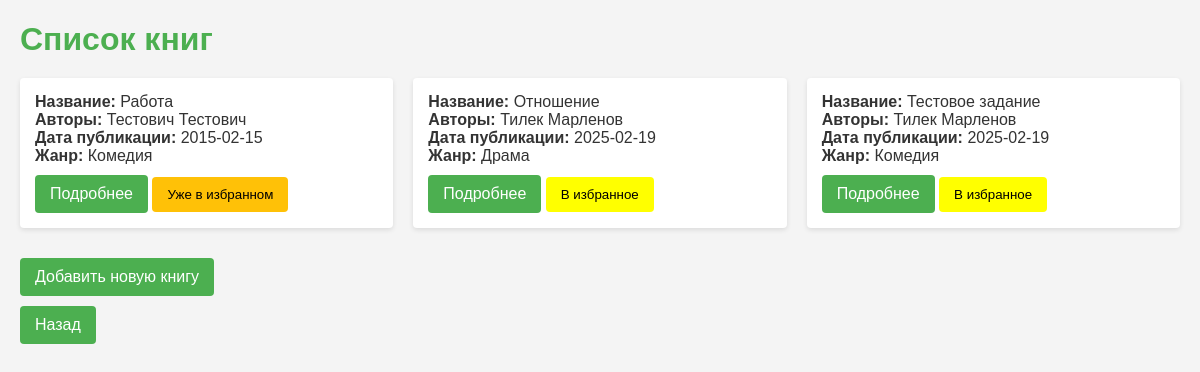
Page /books/ (signed in) on the committed database.
### app/models.py (models this page shows, shortened)
class Book(models.Model):
    title = models.CharField("Название", max_length=100)
    summary = models.TextField("Краткое содержание", blank=True, null=True)
    isbn = models.IntegerField("ISBN", unique=True)
    author = models.ManyToManyField(Author, verbose_name="Автор")
    publication_date = models.DateField("Дата публикации")
    genre = models.ManyToManyField(Genre, verbose_name="Жанр")
    class Meta:
        verbose_name = "Книга"
        verbose_name_plural = "Книги"

class Author(models.Model):
    first_name = models.CharField("Имя", max_length=50)
    last_name = models.CharField("Фамилия", max_length=50)
    biography = models.TextField("Биография")
    date_of_birth = models.DateField("Дата рождения", null=True, blank=True)
    date_of_death = models.DateField("Дата смерти", null=True, blank=True)
    class Meta:
        verbose_name = "Автор"
        verbose_name_plural = "Авторы"

class Genre(models.Model):
    name = models.CharField(max_length=50, unique=True)

### app/views.py (the view)
# urls.py: path('books/', BookListView.as_view(), name='book_list'),
class BookListView(ListView):
    model = Book
    template_name = 'book_list.html'
    context_object_name = 'books'
    def get_context_data(self, **kwargs):
        context = super().get_context_data(**kwargs)
        favorite_books = FavoriteBook.objects.filter(user=self.request.user).values_list('book_id', flat=True)
        context['favorite_books'] = favorite_books
        return context

### templates/book_list.html (shortened to what this page needs)
<!DOCTYPE html>
<html lang="ru">
<head>
</head>
<body>
    <h1>Список книг</h1>
    <div class="book-list">
        {% for book in books %}
            <div class="book-item">
                <strong>Название:</strong> {{ book.title }}<br>
                <strong>Авторы:</strong>
                {% if book.author.all %}
                    {% for author in book.author.all %}
                        {{ author.first_name }} {{ author.last_name }}{% if not forloop.last %}, {% endif %}
                    {% endfor %}
                {% else %}
                    Нет авторов
                {% endif %}<br>
                <strong>Дата публикации:</strong> {{ book.publication_date|date:'Y-m-d' }}<br>
                <strong>Жанр:</strong>
                {% for genre in book.genre.all %}
                    {{ genre.name }}{% if not forloop.last %}, {% endif %}
                {% endfor %}<br>
                <a href="{% url 'book_detail' book.id %}">Подробнее</a>
                {% if book.id in favorite_books %}
                    <button style="background-color: #FFC107; border: none; cursor: default; padding: 10px 15px; border-radius: 4px;">Уже в избранном</button>
                {% else %}
                    <form action="{% url 'add_to_favorites' book.id %}" method="post" style="display:inline;">
                        <button type="submit" style="background-color: yellow; border: none; cursor: pointer; padding: 10px 15px; border-radius: 4px;">В избранное</button>
                    </form>
                {% endif %}
            </div>
        {% empty %}
            <div class="book-item no-books">Книг пока нет</div>
        {% endfor %}
    </div>
    <div class="button-container">
        <a href="{% url 'book_create' %}">Добавить новую книгу</a>
        <br>
        <a href="{% url 'index' %}">Назад</a>
    </div>
</body>
</html>

### templates/book_list.html (style rules this page uses)
body { font-family: Arial, sans-serif; margin: 20px; background-color: #f4f4f4; color: #333; }
h1 { margin-bottom: 20px; color: #4CAF50; }
.book-list { display: grid; grid-template-columns: repeat(3, 1fr); gap: 20px; }
.book-item { background-color: white; padding: 15px; border-radius: 4px; box-shadow: 0 2px 5px rgba(0, 0, 0, 0.1); }
a { display: inline-block; margin-top: 10px; padding: 10px 15px; background-color: #4CAF50; color: white; text-decoration: none; border-radius: 4px; }
.button-container { margin-top: 20px; }

### rows in the picture
Book: title "Работа", publication_date "2015-02-15", shows "Уже в избранном"
Author: first_name "Тестович", last_name "Тестович"
Genre: name "Комедия"
Book: title "Отношение", publication_date "2025-02-19", shows "В избранное"
Author: first_name "Тилек", last_name "Марленов"
Genre: name "Драма"
Book: title "Тестовое задание", publication_date "2025-02-19", shows "В избранное"
